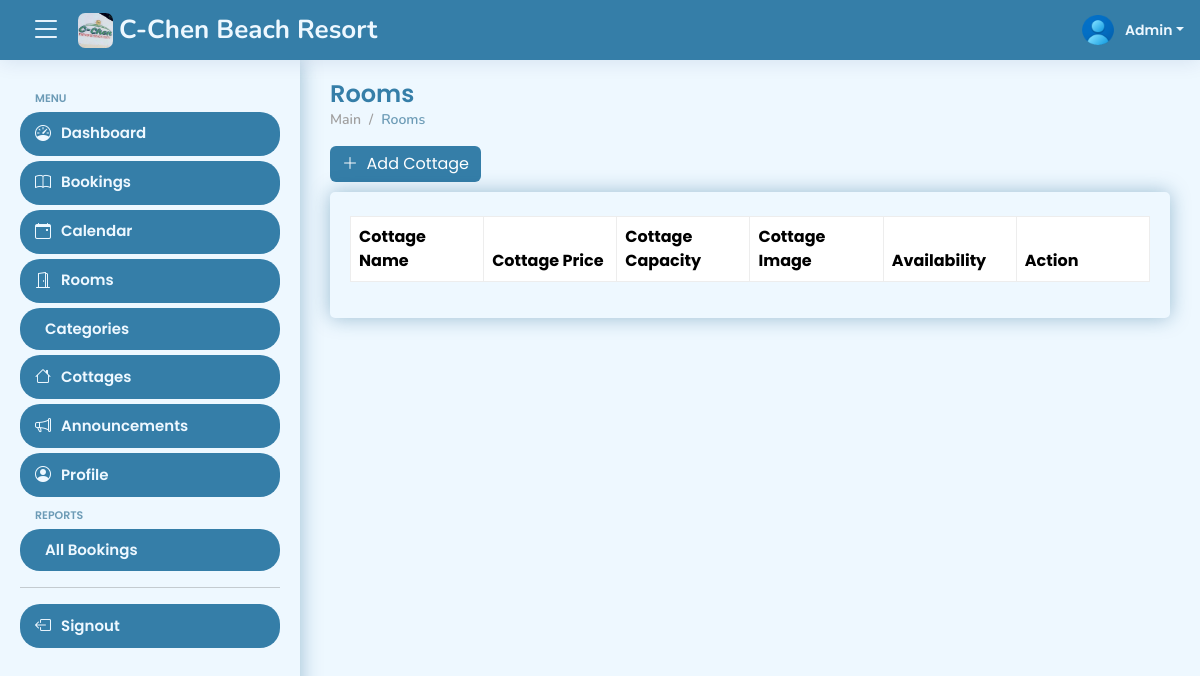
The app's page /views/admin/cottages (signed in), older data.
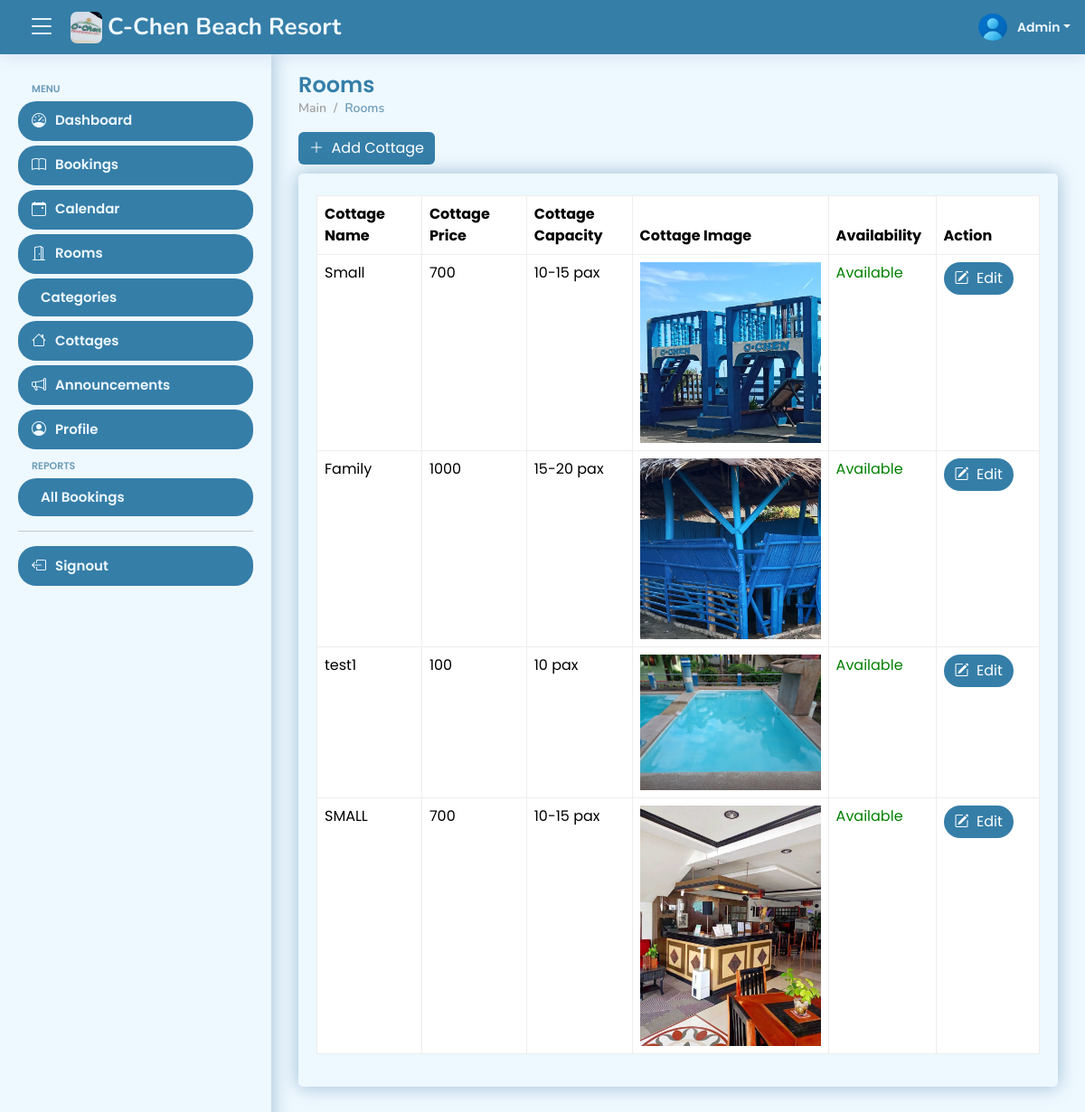
The same page, newer data.
### tables this page shows
CREATE TABLE IF NOT EXISTS `tbl_cottages` (
  `cottage_id` int NOT NULL AUTO_INCREMENT,
  `cottage_name` varchar(50) NOT NULL,
  `cottage_price` varchar(50) NOT NULL,
  `cottage_capacity` varchar(20) NOT NULL,
  `cottage_image` text NOT NULL,
  `cottage_availability_id` int NOT NULL,
  `created_at` datetime NOT NULL,
  `updated_at` datetime NOT NULL,
  PRIMARY KEY (`cottage_id`)
);

CREATE TABLE IF NOT EXISTS `tbl_availability` (
  `availability_id` int NOT NULL AUTO_INCREMENT,
  `availability` varchar(20) NOT NULL,
  PRIMARY KEY (`availability_id`)
);

### views/admin/cottages.php (the view, shortened to what this page needs)
<?php
include '../../config.php';
if (isset($_SESSION['id'])) {
?>
    <!DOCTYPE html>
    <html lang="en">
    <head>
        <?php include 'includes/head.php' ?>
    </head>
    <body>
        <?php include 'includes/header.php' ?>
        <?php include 'includes/aside.php' ?>
        <main id="main" class="main">
            <div class="pagetitle">
                <h1>Rooms</h1>
                <nav>
                    <ol class="breadcrumb">
                        <li class="breadcrumb-item">Main</li>
                        <li class="breadcrumb-item active">Rooms</li>
                    </ol>
                </nav>
                <a href="add-cottage.php">
                    <button class="btn btn-primary" type="button">
                        <i class="bi bi-plus-lg"></i>&nbsp; Add Cottage
                    </button>
                </a>
            </div>
            <section class="section dashboard mb-5">
                <div class="row">
                    <div class="col-lg-12">
                        <div class="card">
                            <div class="card-body">
                                <div class="table-responsive mt-4" id="data-table">
                                    <table class="table">
                                        <col width="15%">
                                        <col width="15%">
                                        <col width="15%">
                                        <col width="15%">
                                        <col width="15%">
                                        <col width="15%">
                                        <thead>
                                            <tr>
                                                <th>Cottage Name</th>
                                                <th>Cottage Price</th>
                                                <th>Cottage Capacity</th>
                                                <th>Cottage Image</th>
                                                <th>Availability</th>
                                                <th>Action</th>
                                            </tr>
                                        </thead>
                                        <tbody>
                                            <?php
                                            $stmt = $conn->prepare("SELECT *,
                                            tbl_availability.availability
                                            FROM tbl_cottages
                                            INNER JOIN tbl_availability ON tbl_cottages.cottage_availability_id = tbl_availability.availability_id");
                                            $stmt->execute();
                                            $result = $stmt->get_result();
                                            while ($row = $result->fetch_assoc()) {
                                                $cottage_id = $row['cottage_id'];
                                                $cottage_name = $row['cottage_name'];
                                                $cottage_price = $row['cottage_price'];
                                                $cottage_capacity = $row['cottage_capacity'];
                                                $cottage_image = $row['cottage_image'];
                                                $cottage_availability_id = $row['cottage_availability_id'];
                                                $availability = $row['availability'];
                                                if ($cottage_availability_id == 1) {
                                                    $style = "color: green;";
                                                }
                                            ?>
                                                <tr>
                                                    <td><?= $cottage_name ?></td>
                                                    <td><?= $cottage_price ?></td>
                                                    <td><?= $cottage_capacity ?> pax</td>
                                                    <td>
                                                        <img src="../../cottages/<?= $cottage_image ?>" width="200" alt="Cottage Image">
                                                    </td>
                                                    <td style="<?= $style ?>"><?= $availability ?></td>
                                                    <td>
                                                        <a href="cottage-details.php?cottage_id=<?= $cottage_id ?>">
                                                            <button class="btn btn-primary rounded-5">
                                                                <i class="bi bi-pencil-square"></i>&nbsp; Edit
                                                            </button>
                                                        </a>
                                                    </td>
                                                </tr>
                                            <?php
                                            }
                                            ?>
                                        </tbody>
                                    </table>
                                </div>
                            </div>
                        </div>
                    </div>
                </div>
            </section>
        </main>
    </body>
    </html>
<?php
} else {
    header('Location: ../../signout.php');
    exit();
}
?>

### views/admin/includes/head.php (shortened to what this page needs)
<title><?php include '../../system-title.php' ?></title>
<link href="../../assets/vendor/bootstrap/css/bootstrap.min.css" rel="stylesheet">
<link href="../../assets/vendor/bootstrap-icons/bootstrap-icons.css" rel="stylesheet">
<link href="../../assets/css/style.css" rel="stylesheet">
<link rel="stylesheet" href="https://pro.fontawesome.com/releases/v5.10.0/css/all.css" />
<link rel="stylesheet" href="../../fullcalendar/lib/main.min.css">
<link href="https://cdn.datatables.net/1.11.5/css/jquery.dataTables.css" type="text/css" rel="stylesheet">

### views/admin/includes/header.php (shortened to what this page needs)
<?php
include "../../config.php";
$id = $_SESSION['id'];
$stmt = $conn->prepare('SELECT * FROM tbl_admin WHERE id = ?');
$stmt->bind_param('i', $id);
$stmt->execute();
$result = $stmt->get_result();
$row = $result->fetch_assoc();
$img_url = $row['img_url'];
?>
<header id="header" class="header fixed-top d-flex align-items-center">
    <div class="d-flex align-items-center justify-content-between">
        <i class="bi bi-list toggle-sidebar-btn"></i>
        <a href="calendar" class="logo d-flex align-items-center mx-3">
            <img src="../../assets/img/logo.jpg" alt="Logo" style="border-radius: 7px;">
            <span class="d-none d-lg-block"><?php include '../../system-title.php' ?></span>
        </a>
    </div>
    <nav class="header-nav ms-auto">
        <ul class="d-flex align-items-center">
            <li class="nav-item dropdown pe-3">
                <a class="nav-link nav-profile d-flex align-items-center pe-0" href="#" data-bs-toggle="dropdown">
                    <img src="profile-pictures/<?= $img_url ?>" alt="Profile" style="width: 38px; height: 40px;" class="rounded-circle">
                    <span class="d-none d-md-block dropdown-toggle ps-2">Admin</span>
                </a>
            </li>
        </ul>
    </nav>
</header>

### system-title.php
C-Chen Beach Resort

### views/admin/includes/aside.php (shortened to what this page needs)
<aside id="sidebar" class="sidebar">
    <ul class="sidebar-nav" id="sidebar-nav">
        <li class="nav-heading">Menu</li>
        <li class="nav-item">
            <a class="nav-link collapsed" href="../admin/dashboard">
                <i class="bi bi-speedometer"></i>
                <span>Dashboard</span>
            </a>
        </li>
        <li class="nav-item">
            <a class="nav-link collapsed" href="../admin/bookings">
                <i class="bi bi-book"></i>
                <span>Bookings</span>
            </a>
        </li>
        <li class="nav-item">
            <a class="nav-link collapsed" href="../admin/calendar">
                <i class="bi bi-calendar-event"></i>
                <span>Calendar</span>
            </a>
        </li>
        <li class="nav-item">
            <a class="nav-link collapsed" href="../admin/rooms">
                <i class="bi bi-door-open"></i>
                <span>Rooms</span>
            </a>
        </li>
        <li class="nav-item">
            <a class="nav-link collapsed" href="../admin/categories">
                <span>Categories</span>
            </a>
        </li>
        <li class="nav-item">
            <a class="nav-link collapsed" href="../admin/cottages">
                <i class="bi bi-house"></i>
                <span>Cottages</span>
            </a>
        </li>
        <li class="nav-item">
            <a class="nav-link collapsed" href="../admin/announcements">
                <i class="bi bi-megaphone"></i>
                <span>Announcements</span>
            </a>
        </li>
        <li class="nav-item">
            <a class="nav-link collapsed" href="../admin/profile">
                <i class="bi bi-person-circle"></i>
                <span>Profile</span>
            </a>
        </li>
        <li class="nav-heading">Reports</li>
        <li class="nav-item">
            <a class="nav-link collapsed" href="../admin/all-bookings">
                <span>All Bookings</span>
            </a>
        </li>
        <hr>
        <li class="nav-item">
            <a class="nav-link collapsed" href="../../signout">
                <i class="bi bi-box-arrow-left"></i>
                <span>Signout</span>
            </a>
        </li>
    </ul>
</aside>

### assets/css/style.css (style rules this page uses)
:root { scroll-behavior: smooth; --accent-color: #357ea8; --primary-color: #6c9bb6; --secondary-color: #2c5f77; --box-shadow: 0px 0px 20px rgba(1, 80, 126, 0.356); --light-color: #eef8ff; --light-gray-color: #a09f9f; --gray-color: #444; --green-color: #006b00; --red-color: #a00000; --yellow-color: #b1b100; }
body { font-family: "Poppins", sans-serif; background: var(--light-color); color: var(--gray-color); }
a { color: var(--accent-color); text-decoration: none; }
h1, h2, h3, h4, h5, h6 { font-family: "Poppins", sans-serif; }
#main { margin-top: 60px; padding: 20px 30px; transition: all 0.3s; }
.pagetitle { margin-bottom: 10px; }
.pagetitle h1 { font-size: 24px; margin-bottom: 0; font-weight: 600; color: var(--accent-color); }
.card { margin-bottom: 30px; border: none; border-radius: 5px; box-shadow: var(--box-shadow); background-color: var(--light-color); }
.card-body { padding: 0 20px 20px 20px; }
.breadcrumb { font-size: 14px; font-family: "Nunito", sans-serif; color: var(--light-gray-color); font-weight: 600; }
.breadcrumb .breadcrumb-item::before { color: var(--light-gray-color); }
.breadcrumb .active { color: var(--primary-color); font-weight: 600; }
.logo { line-height: 1; }
.logo img { max-height: 35px; margin-right: 6px; }
.logo span { font-size: 26px; font-weight: 700; color: var(--light-color); font-family: "Nunito", sans-serif; }
.header { transition: all 0.5s; z-index: 997; height: 60px; box-shadow: 0px 2px 20px #0129701a; background-color: var(--accent-color); padding-left: 20px; }
.header .toggle-sidebar-btn { font-size: 32px; padding-left: 10px; cursor: pointer; color: var(--light-color); }
.header-nav ul { list-style: none; }
.header-nav>ul { margin: 0; padding: 0; }
.header-nav .nav-profile { color: var(--light-color); }
.header-nav .nav-profile img { max-height: 36px; }
.header-nav .nav-profile span { font-size: 14px; font-weight: 600; }
.sidebar { position: fixed; top: 60px; left: 0; bottom: 0; width: 300px; z-index: 996; transition: all 0.3s; padding: 20px; overflow-y: auto; scrollbar-width: thin; scrollbar-color: var(--secondary-color) transparent; box-shadow: var(--box-shadow); background-color: var(--light-color); }
@media (min-width: 1200px) { #main, #footer { margin-left: 300px; } }
.sidebar-nav { padding: 0; margin: 0; list-style: none; }
.sidebar-nav li { padding: 0; margin: 0; list-style: none; }
.sidebar-nav .nav-item { margin-bottom: 5px; }
.sidebar-nav .nav-heading { font-size: 11px; text-transform: uppercase; color: var(--primary-color); font-weight: 600; margin: 10px 0 5px 15px; }
.sidebar-nav .nav-link { display: flex; align-items: center; font-size: 15px; font-weight: 600; color: var(--accent-color); transition: 0.3; background: #f6f9ff; padding: 10px 15px; border-radius: 4px; }
.sidebar-nav .nav-link i { font-size: 16px; margin-right: 10px; color: var(--secondary-color); }
.sidebar-nav .nav-link.collapsed { color: var(--light-color); background: var(--accent-color); border-radius: 20px; }
.sidebar-nav .nav-link.collapsed i { color: var(--light-color); }

### views/admin/includes/head.php (style rules this page uses)
table, tbody, td, tfoot, th, thead, tr { border-color: #ededed !important; border-style: solid; border-width: 1px !important; }
.fc-daygrid-day-number, a { text-decoration: none; }
.btn-primary { background: #357ea8; border: none; }

Row changes from the older to the newer data that the page shows:
added tbl_cottages: cottage_name "Small", cottage_price "700", cottage_capacity "10-15", cottage_image (picture), tbl_availability.availability "Available"
added tbl_cottages: cottage_name "Family", cottage_price "1000", cottage_capacity "15-20", cottage_image (picture), tbl_availability.availability "Available"
added tbl_cottages: cottage_name "test1", cottage_price "100", cottage_capacity "10", cottage_image (picture), tbl_availability.availability "Available"
added tbl_cottages: cottage_name "SMALL", cottage_price "700", cottage_capacity "10-15", cottage_image (picture), tbl_availability.availability "Available"
